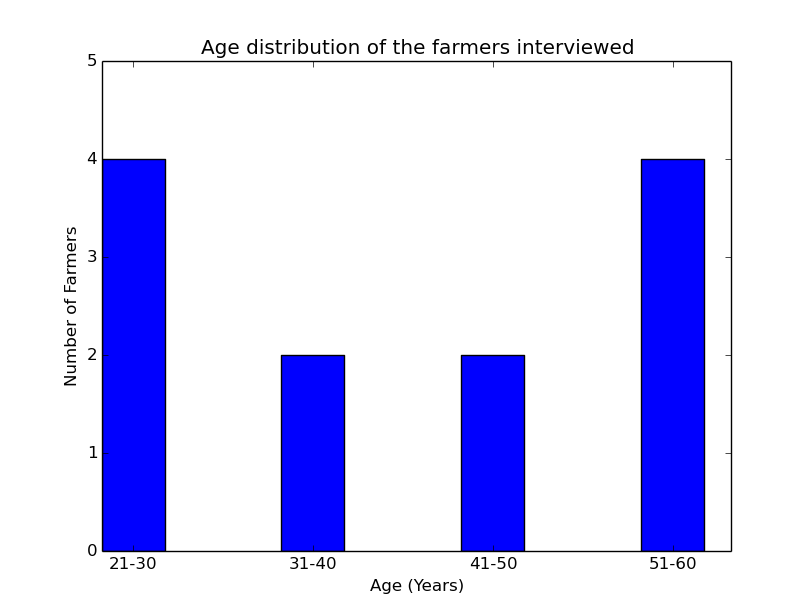

Write the Python code that produced this figure.
import numpy as np
import matplotlib.pyplot as plt

#Graph 1

y = [4,2,2,4]
N = len(y)
x = range(N)
#width = 1/1.5
width = 0.35       # the width of the bars: can also be len(x) sequence
plt.bar(x, y, width, color="blue")

plt.xlabel('Age (Years)')
plt.ylabel('Number of Farmers')
plt.title('Age distribution of the farmers interviewed')

plt.ylim([0,5])

ind = np.arange(N)    # the x locations for the groups

plt.xticks(ind+width/2., ('21-30', '31-40', '41-50', '51-60') )
    
plt.show()
